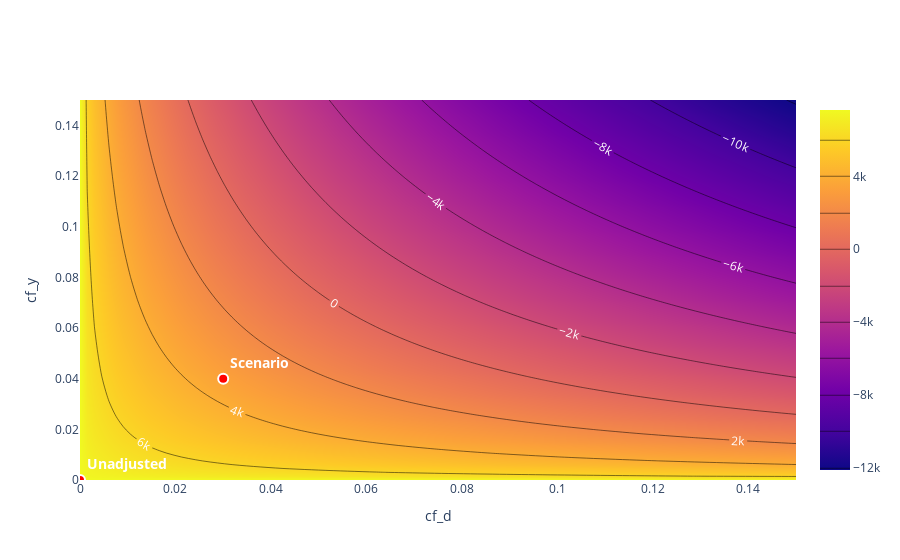

The notebook cell saved with this chart:
### Code cell
dml_irm_obj.sensitivity_plot()
